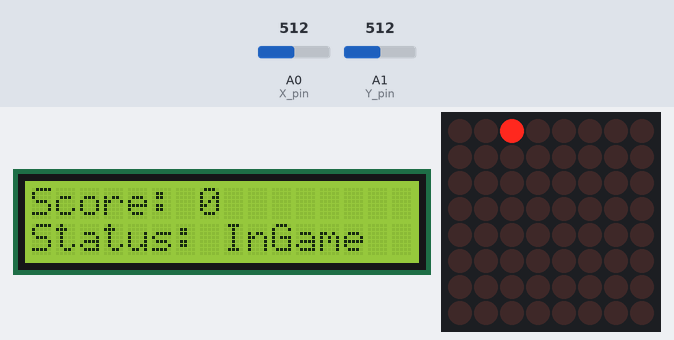
This sketch was run on a simulated Arduino Mega 2560, built with avr-gcc and run on an emulated ATmega2560. Parts: 16×2 character LCD, 8×8 LED matrix. The inputs (shaded band) are chosen by the test bench; at power-on: A1 (Y_pin) = 512, A0 (X_pin) = 512. Random numbers use the default seed unless the sketch sets one.

Above: at 1.2 s.
1.3 s: A1 (Y_pin) set to 269
At 1.37 s:
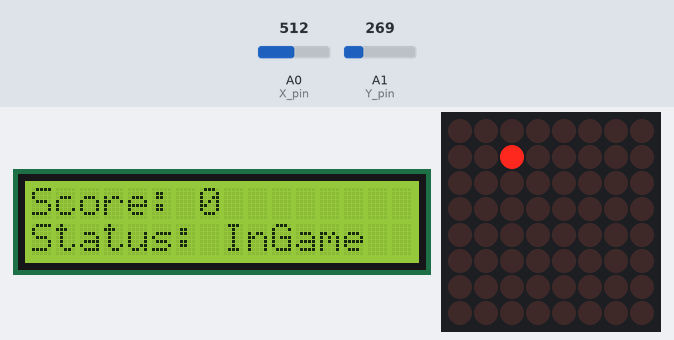
3.5 s: A1 (Y_pin) set to 239
At 3.77 s:
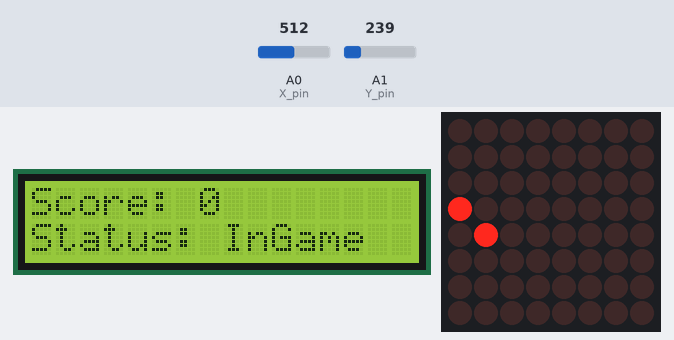
At 4.17 s:
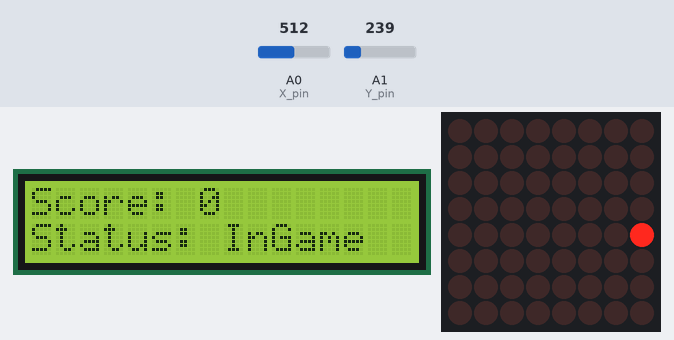

Measured:
- the behaviour switches between 257 and 256 on A1 (Y_pin) (found by bisection; images 1 and 2)

The sketch:

SnakeArduino.ino
```cpp
#include <LiquidCrystal.h>
#include <LedControl.h>

//10 -> CLK, 11 -> CS, 12 -> DIN
LedControl lc=LedControl(12,10,11,1);
//39 -> D7, 41 -> D6, 43 -> D5, 45 -> D4, 47 -> E, 49 -> RS
LiquidCrystal lcd = LiquidCrystal(49, 47, 45, 43, 41, 39);

typedef struct Vector Vector;
struct Vector{
  int x;
  int y;
};

boolean vectorEquals(Vector v1, Vector v2){
  return v1.x == v2.x and v1.y == v2.y;

}

const Vector UP = {0,-1};
const Vector DOWN = {0,1};
const Vector RIGHT = {1,0};
const Vector LEFT = {-1,0};
const Vector ZERO =  {0,0};

const int BOARDSIZE = 8;

const int X_pin = A0;
const int Y_pin = A1;

boolean gameIsOn = true;

long moveTime = 0;
const int MOVE_REFRESH_TIME = 200;

Vector playerPos = {2,3};
Vector tail[63];
int tailSize = 0;
Vector playerCurrentDirection = DOWN;

Vector applePos;
Vector inputPlayer;

void refreshDisplay(){
  lc.clearDisplay(0);
  lc.setLed(0, playerPos.y, playerPos.x, true);
  if(millis()%1000 > 300)
    lc.setLed(0, applePos.y, applePos.x, true);
  for(int i = 0; i < tailSize; i++){
    lc.setLed(0, tail[i].y, tail[i].x, true);
  }
}

void randomizeApple(){
  applePos.x = (int) random(8);
  applePos.y = (int) random(8);
}

void movePlayer(){
  for(int i = tailSize -1; i >= 1 ; i--){
    tail[i] = tail[i-1];
  }
  tail[0] = playerPos;

  playerPos.x = playerPos.x + playerCurrentDirection.x;
  if(playerPos.x < 0) playerPos.x = BOARDSIZE - 1;
  else if(playerPos.x >= BOARDSIZE) playerPos.x = 0;
  playerPos.y = playerPos.y + playerCurrentDirection.y;
  if(playerPos.y < 0) playerPos.y = BOARDSIZE - 1;
  else if(playerPos.y >= BOARDSIZE) playerPos.y = 0;

  for(int i = 0; i < tailSize; i++){
    if(vectorEquals(playerPos, tail[i])) gameIsOn = false;
  }
}

Vector getInputDirection(){
  Vector input;
  input.x = analogRead(X_pin);
  input.y = analogRead(Y_pin);
  if(input.x >= 768 and input.y >= 256 and input.y <= 768) return UP;
  if(input.x <= 256 and input.y >= 256 and input.y <= 768) return DOWN;
  if(input.y >= 768 and input.x >= 256 and input.x <= 768) return RIGHT;
  if(input.y <= 256 and input.x >= 256 and input.x <= 768) return LEFT;
  return ZERO;
}

void updatePlayerNextDirection(){
  Vector inputDirection = getInputDirection();
  if(vectorEquals(playerCurrentDirection, UP) or vectorEquals(playerCurrentDirection, DOWN)){
    if(vectorEquals(inputDirection, RIGHT) or vectorEquals(inputDirection, LEFT)) playerCurrentDirection = inputDirection;
  } else {
    if(vectorEquals(inputDirection, UP) or vectorEquals(inputDirection, DOWN)) playerCurrentDirection = inputDirection;
  }
}

void growTail(){
  Vector tailPos = applePos;
  tail[tailSize] = tailPos;
  tailSize++;
}

void updateApple(){
  if(vectorEquals(applePos,playerPos)){
    growTail();
    randomizeApple();
  }
}

void updateLCD(){
    lcd.setCursor(7,0);
    lcd.print(tailSize);
    lcd.setCursor(8,1);
    if(gameIsOn)
      lcd.print("InGame");
    else
      lcd.print("GameOver");
}

void setup() {
  lc.shutdown(0,false);
  lc.setIntensity(0,8);
  lc.clearDisplay(0);

  lcd.begin(16, 2);
  lcd.setCursor(0,0);
  lcd.print("Score: 0");
  lcd.setCursor(0,1);
  lcd.print("Status: InGame");

  randomSeed(analogRead(A3));
  randomizeApple();
  moveTime = millis();
}

void loop() {
  if(gameIsOn){
    updatePlayerNextDirection();
      if((moveTime + MOVE_REFRESH_TIME) <= millis()) {
          moveTime = millis();
          movePlayer();
          refreshDisplay();
      }
      updateApple();
      updateLCD();
  }
}
```
